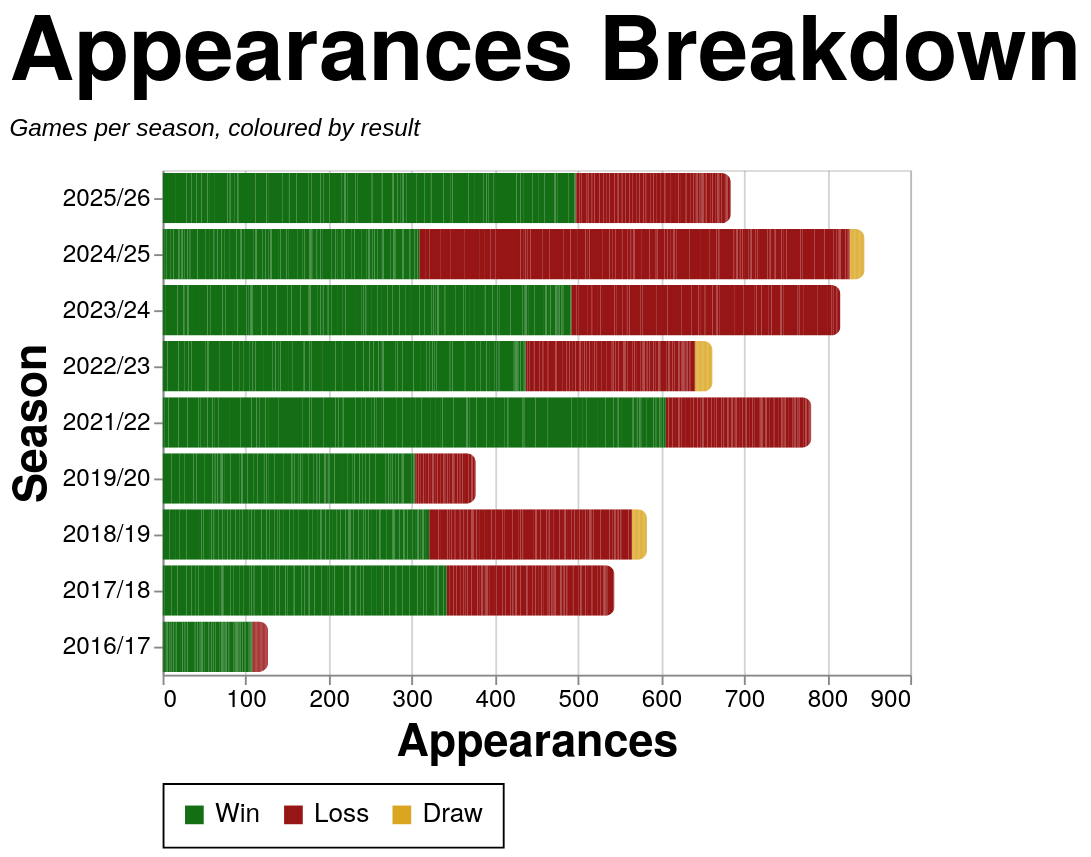

Express this chart as Vega-Lite.
### Vega-Lite specification from a JSON file in a GitHub repository (floating-point values rounded to 4 significant figures; data arrays with more than 128 entries replaced by an {"elided": "..."} marker saying what was removed)
{"config": {"axis": {"labelFont": "PT Sans Narrow, Helvetica Neue, Helvetica, Arial, sans-serif", "titleFont": "PT Sans Narrow, Helvetica Neue, Helvetica, Arial, sans-serif", "labelFontSize": 13, "titleFontSize": 24, "gridColor": "#202947", "gridOpacity": 0.2, "zindex": 1}, "text": {"font": "Lato, sans-serif"}, "bar": {"cornerRadiusEnd": 5}, "header": {"labelFont": "PT Sans Narrow, Helvetica Neue, Helvetica, Arial, sans-serif", "titleFont": "PT Sans Narrow, Helvetica Neue, Helvetica, Arial, sans-serif", "labelFontSize": 24, "titleFontSize": 28, "labelFontWeight": "bold", "orient": "left"}, "legend": {"labelFont": "PT Sans Narrow, Helvetica Neue, Helvetica, Arial, sans-serif", "titleFont": "PT Sans Narrow, Helvetica Neue, Helvetica, Arial, sans-serif", "labelFontSize": 14, "titleFontSize": 16, "titlePadding": 5, "fillColor": "white", "strokeColor": "black", "padding": 10, "titleFontWeight": "lighter", "titleFontStyle": "italic", "titleColor": "gray", "offset": 10}, "title": {"font": "PT Sans Narrow, Helvetica Neue, Helvetica, Arial, sans-serif", "fontSize": 48, "fontWeight": "bold", "anchor": "start", "align": "center", "titlePadding": 20, "subtitlePadding": 10, "subtitleFontSize": 13, "subtitleColor": "", "subtitleFontStyle": "italic", "offset": 15, "color": "black"}, "axisX": {"labelAngle": 0}, "facet": {"title": null, "header": null, "align": {"row": "each", "column": "each"}}, "resolve": {"scale": {"y": "independent", "facet": "independent"}}, "background": "transparent", "scale": {"offsetBandPaddingOuter": 0.2, "offsetBandPaddingInner": 0.1}}, "data": {"name": "data-3f7abc3ab1362d799d665008f3682edb"}, "mark": {"type": "bar"}, "encoding": {"color": {"field": "color_value", "legend": {"orient": "bottom", "title": null}, "scale": {"domain": ["Win", "Loss", "Draw"], "range": ["#146f14", "#981515", "goldenrod"]}, "sort": {"field": "sum(apps)", "op": "sum", "order": "descending"}, "type": "nominal"}, "tooltip": [{"field": "player", "title": "Player", "type": "nominal"}, {"field": "season", "title": "Season", "type": "nominal"}, {"field": "color_value", "title": "Group", "type": "nominal"}, {"aggregate": "sum", "field": "apps", "title": "Appearances", "type": "quantitative"}], "x": {"aggregate": "sum", "field": "apps", "title": "Appearances", "type": "quantitative"}, "y": {"field": "season", "sort": {"field": "season_sort", "op": "max", "order": "descending"}, "title": "Season", "type": "nominal"}}, "height": {"step": 30}, "title": {"text": "Appearances Breakdown", "subtitle": "Games per season, coloured by result"}, "width": 400, "$schema": "https://vega.github.io/schema/vega-lite/v5.20.1.json", "datasets": {"data-3f7abc3ab1362d799d665008f3682edb": {"elided": "2502 records"}}}
